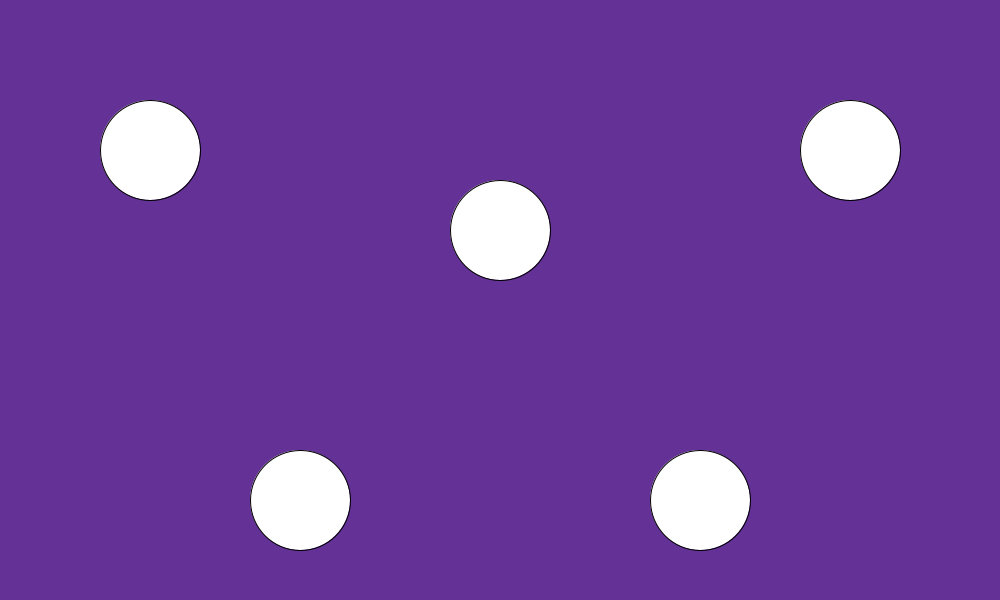
Frame 1 (no input)
Frame 60 (the mouse pressed at the canvas centre just before this capture): identical to frame 1, image omitted
Frame 120 (the mouse held since frame 60 and released just before this capture): identical to frame 1, image omitted

The Processing sketch that drew this single still picture (run headless with seeded random() and noise(); from frame 60 on, the mouse is pressed at the canvas centre):

// Processing sketch: sketch_170511b
// ── sketch_170511b.pde


void setup(){
  size(1000,600);
  background(100,50,150);
}

void draw(){
  background(100,50,150);
  
  //Holes!
  
  //Top Left
  ellipse(150,150,100,100);
  
  //Top right
  ellipse(850,150,100,100);
  
  //Middle
  ellipse(500,230,100,100);
  
  //Rightish Middle
  ellipse(700,500,100,100);
  
  //Leftish Middle
  ellipse(300,500,100,100);
}
